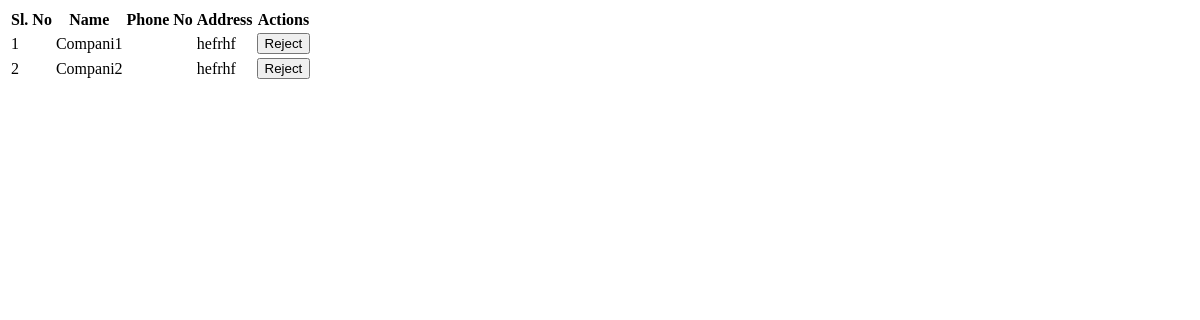
The page /adminhome on the database as committed earlier.
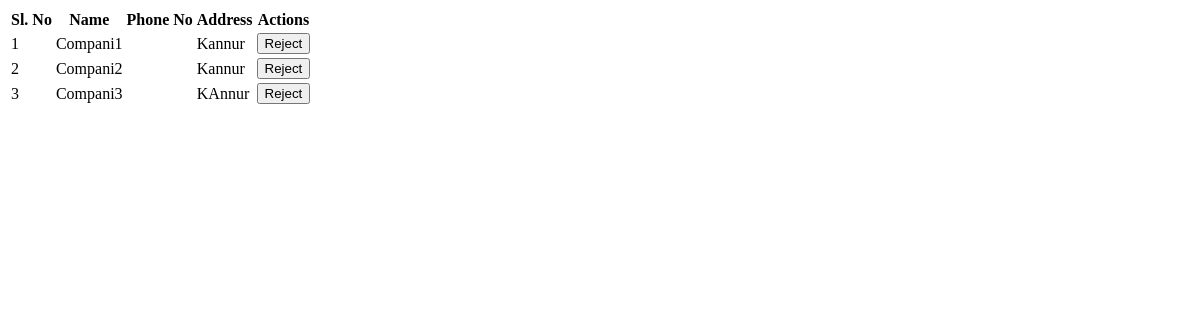
The same page on the database as committed later.
### app/models.py (models this page shows, shortened)
class Company(models.Model):
    company_id=models.ForeignKey(CustomUser,on_delete=models.CASCADE)
    name=models.CharField(max_length=100)
    address=models.CharField(max_length=100)
    contactnumber=models.IntegerField(null=True,blank=True)
    email= models.CharField(max_length=100)

### app/views.py (the view)
# urls.py: path('adminhome',views.adminhome,name='adminhome'),
def adminhome(request):
    user=Company.objects.all()
    return render(request,'adminhome.html',{'user':user})

### templates/adminhome.html (shortened to what this page needs)
<!DOCTYPE html>
<html lang="en">
<head>
</head>
<body>
    <table>
        <tr>
            <th>Sl. No</th>
            <th>Name</th>
            <th>Phone No</th>
            <th>Address</th>
            <th>Actions</th>
        </tr>
        {% for i in user %}
        <tr>
            <td>{{ forloop.counter }}</td>
            <td>{{ i.name }}</td>
            <td>{{ i.phone }}</td>
            <td>{{ i.address }}</td>
            <td>
                <form action="{% url 'adminuseraccept' id=i.id %}" method="post" style="display:inline;">
                    {% if i.company_id.status == 'pending' %}
                        <button name="status" value="accepted">Accept</button>
                        <button name="status" value="rejected">Reject</button>
                    {% elif i.company_id.status == 'accepted' %}
                        <button name="status" value="rejected">Reject</button>
                    {% else %}
                        <button name="status" value="accepted">Accept</button>
                    {% endif %}
                </form>
            </td>
        </tr>
        {% endfor %}
    </table>
</body>
</html>

Rows that differ between the two databases and show on the page:
changed Company "Compani1": address "hefrhf" → "Kannur"
changed Company "Compani2": address "hefrhf" → "Kannur"
added Company: name "Compani3", address "KAnnur", shows "Reject"
